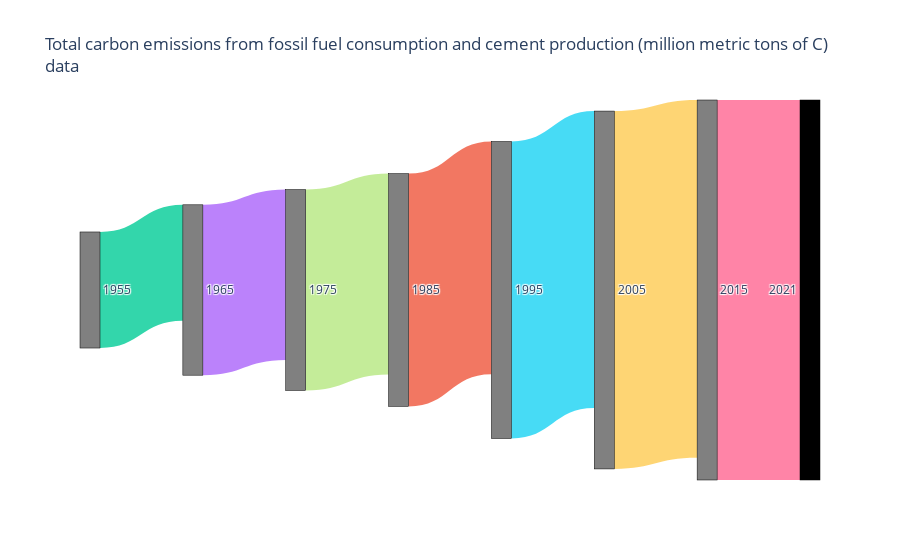
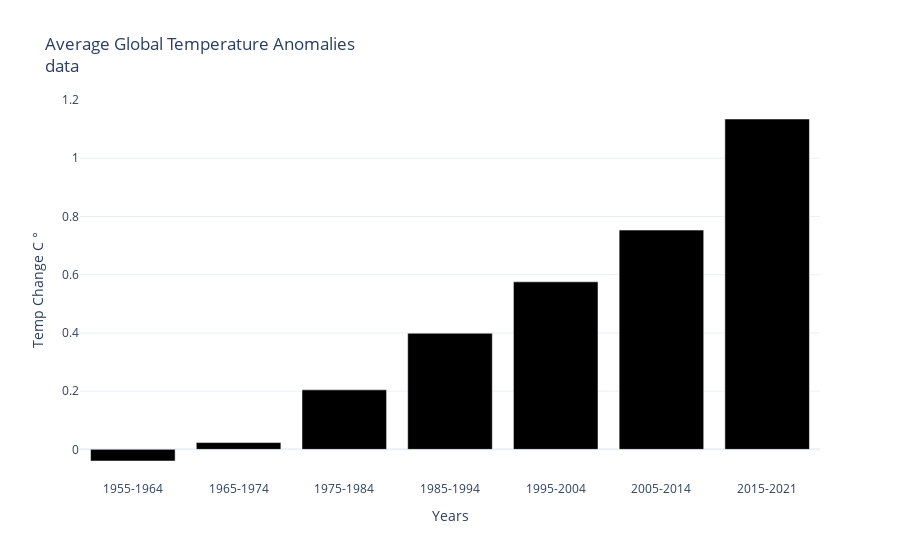
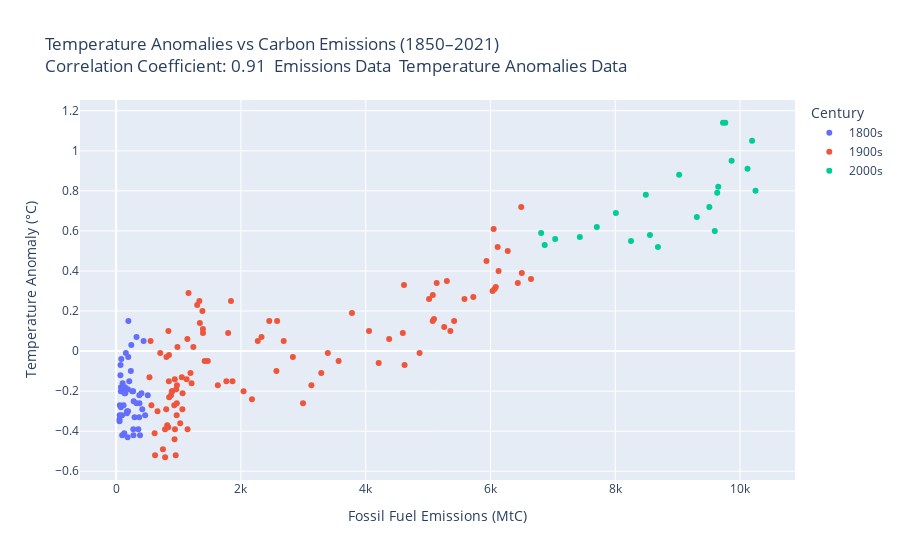

Notebook code cell kept with these figures, in order:
### Markdown cell above
Emissions vs Global Temperature Anomalies

### Code cell
import plotly.express as px
import pandas as pd
import plotly.graph_objects as go

start_year = 1850
end_year = 2021

# Emissions filtering
EMISSIONS_DATA = 'https://raw.githubusercontent.com/plotly/Figure-Friday/'\
        'refs/heads/main/2025/week-21/global.1751_2021.csv'
df_emission = pd.read_csv(EMISSIONS_DATA)

EMISSION_COL_NAME = 'Total carbon emissions from fossil fuel consumption and cement production (million metric tons of C)'
df_filtered_carbon_emissions_1850_2021 = df_emission[(df_emission['Year'] >= start_year) & (df_emission['Year'] <= end_year)]
#print(df_filtered_carbon_emissions_1850_2021[['Year', EMISSION_COL_NAME]])

# Temp Anomalies Filtering
TEMP_ANOMALIES_DATA = 'https://raw.githubusercontent.com/rebeccapeltz/'\
        'emissions/refs/heads/main/global-temp-anomaly-data.csv'
df_temp_anomaly = pd.read_csv(TEMP_ANOMALIES_DATA,comment='#')
ANOMALY_COL_NAME = 'Anomaly'
df_filtererd_temp_anomalies_1850_2021 = df_temp_anomaly[(df_temp_anomaly['Year'] >= start_year) & (df_temp_anomaly['Year'] <= end_year)]
#print(df_filtererd_temp_anomalies_1850_2021[['Year', ANOMALY_COL_NAME]])


# SANKEY CCHART


emissions = df_emission[df_emission['Year'].isin([1965, 1975, 1985, 1995, 2005, 2015, 2021])][EMISSION_COL_NAME].tolist()
data = {
    'source': [0, 1, 2, 3, 4, 5, 6],
    'target': [1, 2, 3, 4, 5, 6, 7],
    'value': emissions,
    'source_label': ['1955', '1965', '1975', '1985', '1995', '2005', '2015'],
    'target_label': ['1965', '1975', '1985', '1995', '2005', '2015', '2021'],
}
df = pd.DataFrame(data)

# Optional: Create labels from source and target
labels = list(pd.unique(df[['source_label', 'target_label']].values.ravel()))

# Map labels to indexes
label_map = {label: i for i, label in enumerate(labels)}
df['source'] = df['source_label'].map(label_map)
df['target'] = df['target_label'].map(label_map)

# default colors

colors =  ['rgba(0, 204, 150, 0.8)',
 'rgba(171, 99, 250, 0.8)',
 'rgba(182, 232, 128, 0.8)',
 'rgba(239, 85, 59, 0.8)',
 'rgba(25, 211, 243, 0.8)',
 'rgba(254, 203, 82, 0.8)',
 'rgba(255, 102, 146, 0.8)']

# Carbon Emissions from Gas
fig = go.Figure(data=[go.Sankey(
    arrangement='snap',
    node=dict(
        pad=15,
        thickness=20,
        line=dict(color="black", width=0.5),
        label=labels,
    ),
    link=dict(
        source=df['source'],
        target=df['target'],
        value=df['value'],
        color=colors
    )
)])
fig.update_traces(node_color = ['gray','gray','gray','gray','gray','gray','gray'])


fig.update_layout(title_text=f"{EMISSION_COL_NAME}<br><a href='https://raw.githubusercontent.com/plotly/Figure-Friday/refs/heads/main/2025/week-21/global.1751_2021.csv' target='_blank'>data</a>", font_size=12)

fig.show()



# BAR CHART

def avg_net_temp_anomaly (df, year):
    start_year = int(year)
    # only have data up to 2021
    if start_year == 2015:
        end_year = 2021
    else:
        # most amounts are 9 year spread
        end_year = start_year + 9

    filtered_df = df[(df["Year"] >= start_year) & (df["Year"] <= end_year)]
    average = filtered_df["Anomaly"].sum()/6 if start_year == 2015 else filtered_df["Anomaly"].sum()/9
    return average
    
def get_global_temp_anomalies():
    # Global Temperatures
    # https://www.ncei.noaa.gov/access/monitoring/climate-at-a-glance/global/time-series

    # remove 1st 3 lines from file
    df_temp_anomaly = pd.read_csv('https://raw.githubusercontent.com/rebeccapeltz/'\
        'emissions/refs/heads/main/global-temp-anomaly-data.csv',skiprows=4)
    # print(df_temp_anomaly.head())
    
    temp_anomalies_averages = []
    anomaly_years = [ 1955, 1965, 1975, 1985,1995,2005,2015]
    
    for year in anomaly_years:
        total = avg_net_temp_anomaly(df_temp_anomaly,year)
        temp_anomalies_averages.append(total)
    
    label_years = ['1955-1964', '1965-1974', '1975-1984','1985-1994','1995-2004','2005-2014','2015-2021']
    
    # Create the bar chart
    fig2 = go.Figure(data=[
        go.Bar(x=label_years, y=temp_anomalies_averages, marker_color='black')
    ])
    
    # Update layout (optional)
    fig2.update_layout(
        title='Average Global Temperature Anomalies<br><a href="https://raw.githubusercontent.com/rebeccapeltz/emissions/refs/heads/main/global-temp-anomaly-data.csv" target="_blank">data</a>',
        xaxis_title='Years',
        yaxis_title='Temp Change C &#176;',
        template='plotly_white',
        xaxis=dict(tickformat='%Y', tickvals=label_years)
    )
    return fig2


fig2 = get_global_temp_anomalies()
fig2.show()



# CORRELATION

# # Emissions filtering
EMISSIONS_DATA = 'https://raw.githubusercontent.com/plotly/Figure-Friday/'\
        'refs/heads/main/2025/week-21/global.1751_2021.csv'
df_emission = pd.read_csv(EMISSIONS_DATA)

EMISSION_COL_NAME = 'Total carbon emissions from fossil fuel consumption and cement production (million metric tons of C)'
df_filtered_carbon_emissions_1850_2021 = df_emission[(df_emission['Year'] >= start_year) & (df_emission['Year'] <= end_year)]
#print(df_filtered_carbon_emissions_1850_2021[['Year', EMISSION_COL_NAME]])

# # Temp Anomalies Filtering
TEMP_ANOMALIES_DATA = 'https://raw.githubusercontent.com/rebeccapeltz/'\
        'emissions/refs/heads/main/global-temp-anomaly-data.csv'
df_temp_anomaly = pd.read_csv(TEMP_ANOMALIES_DATA,comment='#')
ANOMALY_COL_NAME = 'Anomaly'
df_filtererd_temp_anomalies_1850_2021 = df_temp_anomaly[(df_temp_anomaly['Year'] >= start_year) & (df_temp_anomaly['Year'] <= end_year)]
#print(df_filtererd_temp_anomalies_1850_2021[['Year', ANOMALY_COL_NAME]])


# Merge both DataFrames on 'Year'
df_merged = pd.merge(df_filtered_carbon_emissions_1850_2021, df_filtererd_temp_anomalies_1850_2021, on='Year')

df_years = df_merged[['Year']].copy()
#print(df_years)
df_century = df_years[['Year']].copy()
df_century['Century'] = ((df_century['Year'] // 100) * 100).astype(str) + 's'
# print(df_century)
df_merged['Century'] = ((df_merged['Year'] // 100) * 100).astype(str) + 's'

# Get Correllation Coefficient
correlation = df_filtered_carbon_emissions_1850_2021[EMISSION_COL_NAME].corr(df_filtererd_temp_anomalies_1850_2021[ANOMALY_COL_NAME])

plot_title = 'Temperature Anomalies vs Carbon Emissions (1850–2021)'\
          f'<br>Correlation Coefficient: {correlation:.2f}'\
          f'  <a href="{EMISSIONS_DATA}" target=_blank>Emissions Data</a>'\
          f'  <a href="{TEMP_ANOMALIES_DATA}" target=_blank>Temperature Anomalies Data</a>'

# Plot scatterplot
fig = px.scatter(
    df_merged,
    x=EMISSION_COL_NAME,
    y=ANOMALY_COL_NAME,
    color='Century', 
    labels={
        EMISSION_COL_NAME: "Fossil Fuel Emissions (MtC)",
        ANOMALY_COL_NAME: "Temperature Anomaly (°C)"
    },
    title=plot_title
)

fig.show()

### Figure 1 — Plotly figure (JSON) as saved in the notebook; plotly's stock layout.template omitted (floating-point values rounded to 4 significant figures)
{"data": [{"arrangement": "snap", "link": {"color": ["rgba(0, 204, 150, 0.8)", "rgba(171, 99, 250, 0.8)", "rgba(182, 232, 128, 0.8)", "rgba(239, 85, 59, 0.8)", "rgba(25, 211, 243, 0.8)", "rgba(254, 203, 82, 0.8)", "rgba(255, 102, 146, 0.8)"], "source": [0, 1, 2, 3, 4, 5, 6], "target": [1, 2, 3, 4, 5, 6, 7], "value": [3130, 4595, 5417, 6277, 8010, 9651, 10248]}, "node": {"color": ["gray", "gray", "gray", "gray", "gray", "gray", "gray"], "label": ["1955", "1965", "1975", "1985", "1995", "2005", "2015", "2021"], "line": {"color": "black", "width": 0.5}, "pad": 15, "thickness": 20}, "type": "sankey"}], "layout": {"font": {"size": 12}, "title": {"text": "Total carbon emissions from fossil fuel consumption and cement production (million metric tons of C)<br><a href='https://raw.githubusercontent.com/plotly/Figure-Friday/refs/heads/main/2025/week-21/global.1751_2021.csv' target='_blank'>data</a>"}}}

### Figure 2 — Plotly figure (JSON) as saved in the notebook; plotly's stock layout.template omitted (floating-point values rounded to 4 significant figures)
{"data": [{"marker": {"color": "black"}, "type": "bar", "x": ["1955-1964", "1965-1974", "1975-1984", "1985-1994", "1995-2004", "2005-2014", "2015-2021"], "y": [-0.04, 0.02333, 0.2044, 0.3989, 0.5756, 0.7533, 1.135]}], "layout": {"title": {"text": "Average Global Temperature Anomalies<br><a href=\"https://raw.githubusercontent.com/rebeccapeltz/emissions/refs/heads/main/global-temp-anomaly-data.csv\" target=\"_blank\">data</a>"}, "xaxis": {"tickformat": "%Y", "tickvals": ["1955-1964", "1965-1974", "1975-1984", "1985-1994", "1995-2004", "2005-2014", "2015-2021"], "title": {"text": "Years"}}, "yaxis": {"title": {"text": "Temp Change C &#176;"}}}}

### Figure 3 — Plotly figure (JSON) as saved in the notebook; plotly's stock layout.template omitted (floating-point values rounded to 4 significant figures)
{"data": [{"hovertemplate": "Century=1800s<br>Fossil Fuel Emissions (MtC)=%{x}<br>Temperature Anomaly (°C)=%{y}<extra></extra>", "legendgroup": "1800s", "marker": {"color": "#636efa", "symbol": "circle"}, "mode": "markers", "name": "1800s", "orientation": "v", "showlegend": true, "type": "scatter", "x": [54, 54, 57, 59, 69, 71, 76, 77, 78, 83, 91, 95, 97, 104, 112, 119, 122, 130, 135, 142, 147, 156, 173, 184, 174, 188, 191, 194, 196, 210, 236, 243, 256, 272, 275, 277, 281, 295, 327, 327, 356, 372, 374, 370, 383, 406, 419, 440, 465, 507], "xaxis": "x", "y": [-0.35, -0.34, -0.32, -0.27, -0.12, -0.07, -0.2, -0.28, -0.18, -0.04, -0.2, -0.32, -0.42, -0.16, -0.2, -0.27, -0.19, -0.41, -0.21, -0.18, -0.21, -0.01, -0.31, -0.43, -0.3, -0.19, -0.3, -0.03, 0.15, -0.15, -0.1, 0.03, -0.2, -0.2, -0.39, -0.42, -0.25, -0.33, -0.26, 0.07, -0.39, -0.22, -0.26, -0.33, -0.42, -0.21, -0.29, 0.05, -0.32, -0.22], "yaxis": "y"}, {"hovertemplate": "Century=1900s<br>Fossil Fuel Emissions (MtC)=%{x}<br>Temperature Anomaly (°C)=%{y}<extra></extra>", "legendgroup": "1900s", "marker": {"color": "#EF553B", "symbol": "circle"}, "mode": "markers", "name": "1900s", "orientation": "v", "showlegend": true, "type": "scatter", "x": [534, 552, 566, 617, 624, 663, 707, 784, 750, 785, 819, 836, 879, 943, 850, 838, 901, 955, 936, 806, 932, 803, 845, 970, 963, 975, 983, 1062, 1065, 1145, 1053, 940, 847, 893, 973, 1027, 1130, 1209, 1142, 1192, 1299, 1334, 1342, 1391, 1383, 1160, 1238, 1392, 1469, 1419, 1630, 1767, 1795, 1841, 1865, 2043, 2177, 2270, 2330, 2454, 2569, 2580, 2686, 2833, 2995, 3130, 3288, 3393, 3566, 3780, 4053, 4208, 4376, 4614, 4623, 4595, 4864, 5016, 5074, 5357, 5301, 5138, 5095, 5076, 5258, 5417, 5583, 5725, 5936, 6066, 6051, 6115, 6034, 6085, 6130, 6277, 6438, 6502, 6493, 6650], "xaxis": "x", "y": [-0.13, 0.05, -0.27, -0.41, -0.52, -0.3, -0.01, -0.39, -0.49, -0.53, -0.37, -0.38, -0.22, -0.39, -0.23, 0.1, -0.2, -0.52, -0.44, -0.03, -0.27, -0.29, -0.15, -0.32, -0.19, -0.17, 0.02, -0.29, -0.21, -0.39, -0.13, -0.14, -0.02, -0.2, -0.26, -0.36, -0.14, -0.16, 0.06, -0.11, 0.23, 0.25, 0.14, 0.11, 0.2, 0.29, 0.02, 0.09, -0.05, -0.05, -0.17, -0.15, 0.09, 0.25, -0.15, -0.2, -0.24, 0.05, 0.07, 0.15, -0.1, 0.15, 0.05, -0.03, -0.26, -0.17, -0.11, -0.01, -0.05, 0.19, 0.1, -0.06, 0.06, 0.33, -0.07, 0.09, -0.01, 0.26, 0.15, 0.1, 0.35, 0.34, 0.16, 0.28, 0.12, 0.15, 0.26, 0.27, 0.45, 0.31, 0.61, 0.52, 0.3, 0.32, 0.4, 0.5, 0.34, 0.39, 0.72, 0.36], "yaxis": "y"}, {"hovertemplate": "Century=2000s<br>Fossil Fuel Emissions (MtC)=%{x}<br>Temperature Anomaly (°C)=%{y}<extra></extra>", "legendgroup": "2000s", "marker": {"color": "#00cc96", "symbol": "circle"}, "mode": "markers", "name": "2000s", "orientation": "v", "showlegend": true, "type": "scatter", "x": [6812, 6869, 7037, 7432, 7705, 8010, 8253, 8490, 8684, 8556, 9024, 9307, 9508, 9595, 9634, 9651, 9727, 9865, 10120, 10193, 9764, 10248], "xaxis": "x", "y": [0.59, 0.53, 0.56, 0.57, 0.62, 0.69, 0.55, 0.78, 0.52, 0.58, 0.88, 0.67, 0.72, 0.6, 0.79, 0.82, 1.14, 0.95, 0.91, 1.05, 1.14, 0.8], "yaxis": "y"}], "layout": {"legend": {"title": {"text": "Century"}, "tracegroupgap": 0}, "title": {"text": "Temperature Anomalies vs Carbon Emissions (1850–2021)<br>Correlation Coefficient: 0.91  <a href=\"https://raw.githubusercontent.com/plotly/Figure-Friday/refs/heads/main/2025/week-21/global.1751_2021.csv\" target=_blank>Emissions Data</a>  <a href=\"https://raw.githubusercontent.com/rebeccapeltz/emissions/refs/heads/main/global-temp-anomaly-data.csv\" target=_blank>Temperature Anomalies Data</a>"}, "xaxis": {"anchor": "y", "domain": [0, 1], "title": {"text": "Fossil Fuel Emissions (MtC)"}}, "yaxis": {"anchor": "x", "domain": [0, 1], "title": {"text": "Temperature Anomaly (°C)"}}}}
